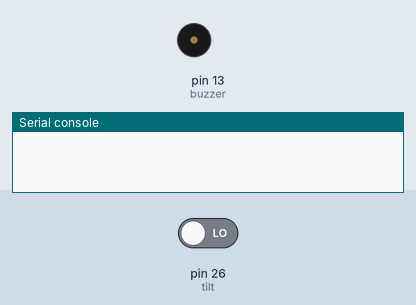
This program was run on a simulated MicroPython board. On the bench: buzzer (waves = sounding), the last lines printed to the serial console. The test bench sets the inputs (shaded band); at power-on: pin 26 (tilt) LOW.

Above: at 1.2 s.
1.3 s: pin 26 (tilt) driven HIGH
At 1.51 s:
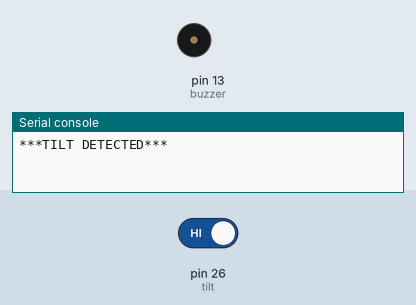
4.3 s: pin 26 (tilt) driven LOW
At 5.4 s:
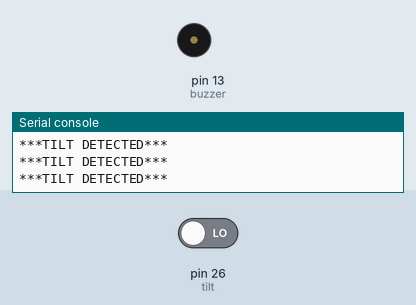
Timing chart, 0 to 7.3 s (numbered marks = the images above; inputs shaded):
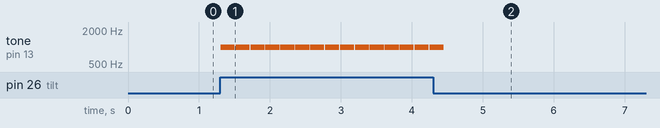

The program:

tiltyMcBuzzalot.py
```python
from machine import PWM, Pin
import time

tilt = Pin(26, Pin.IN, Pin.PULL_DOWN)

buzzer = PWM(Pin(13))
buzzer.freq(1000)

while True:

    time.sleep(0.01)

    if tilt.value() == 1:

        print("***TILT DETECTED***")

        buzzer.duty_u16(10000)

        time.sleep(0.2)

        buzzer.duty_u16(0)
```

Measured:
- after the input at 1.3 s, tone on pin 13 (buzzer): alternates 1000 Hz for 0.20 s and silent for 0.01 s, starting at once
- after the input at 4.3 s, tone on pin 13 (buzzer): goes on until 4.5 s, then stays silent
